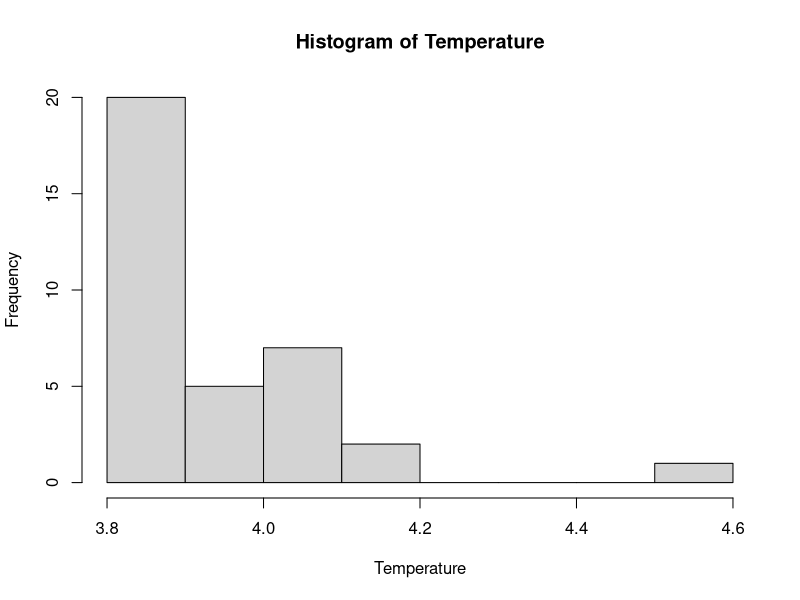

Write R code to recreate this figure.
setwd("D:/Great Lakes/Projects/First Project - Cold Storage Case Study")
# Problem 2 
Cold_Storage <- read.csv("Cold_Storage_Mar2018.csv")
dim(Cold_Storage)
View(Cold_Storage)
attach(Cold_Storage)
# Total number of rows or sample size
n <- 35
# Mean of Temperature
sample_mean <- mean(Temperature)
Mu<- 3.9 
# 3.974286
# SD of Temperature
sd<- sd(Temperature) # For dataset std deviation
# 0.159674
# alpha = 0.1 which means 90% significance level
# State the Hypothesis, do the calculation using z test
# h0 mu>= 3.9 , h1 mu < 3.9 # Right Side Test / one tail test
hist(Temperature)
sample_error <- sample_mean - Mu
standard_error <- sd/(sqrt(n))
z <- sample_error/standard_error
# z <- 2.752 
pnorm(-abs(z))*100
#0.2958%  probability which means we are 90 % confidence in rejecting the null hypothesis
# which means we have enough evidence in proving alternate hypothesis i.e., mu< 3.9 
# State the Hypothesis, do the calculation using t-test
t.test(Temperature,mu=3.9,alternative = "less",conf.level = 0.90)
# 	One Sample t-test

# data:  Temperature
# t = 2.7524, df = 34, p-value = 0.9953
# alternative hypothesis: true mean is less than 3.9
# 90 percent confidence interval:
#-Inf 4.00956
#sample estimates:
#mean of x 
# 3.974286
# mean is less than 3.9 which means there is no problem in our process temperature



# 0.508589 for previous Problem
sd1 <- 0.508589
sample_error <- sample_mean - Mu
standard_error1 <- sd1/(sqrt(n))
z1 <- sample_error/standard_error1
# 0.8641166
pnorm(-abs(z1))*100
# 19.37619 % probability which means we are 90 % confidence in rejecting the null hypothesis
# which means we have enough evidence in proving alternate hypothesis i.e., mu< 3.9 
# State the Hypothesis, do the calculation using t-test
t.test(Temperature,mu=3.9,alternative = "less",conf.level = 0.90)

